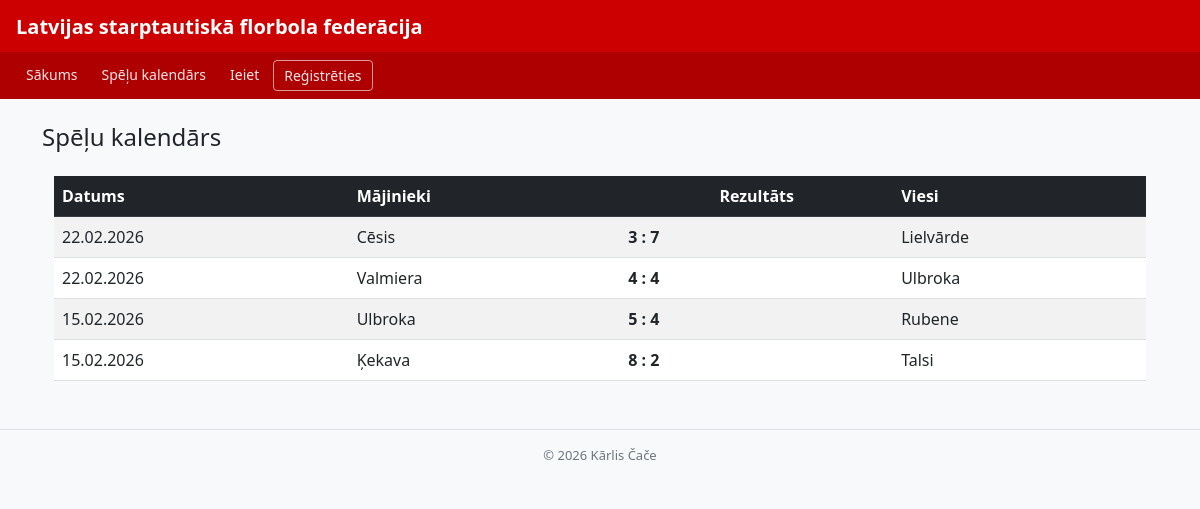
Screenshot of /speles/1 with the database file from the repository.
### tables this page shows
CREATE TABLE speles (
            id                 INTEGER PRIMARY KEY AUTOINCREMENT,
            liga_id            INTEGER NOT NULL,
            majas_komanda_id   INTEGER NOT NULL,
            viesi_komanda_id   INTEGER NOT NULL,
            majas_varti        INTEGER NOT NULL DEFAULT 0,
            viesi_varti        INTEGER NOT NULL DEFAULT 0,
            datums             TEXT NOT NULL,
            FOREIGN KEY (liga_id)          REFERENCES ligas(id),
            FOREIGN KEY (majas_komanda_id) REFERENCES komandas(id),
            FOREIGN KEY (viesi_komanda_id) REFERENCES komandas(id)
        );

CREATE TABLE komandas (
            id        INTEGER PRIMARY KEY AUTOINCREMENT,
            nosaukums TEXT NOT NULL,
            liga_id   INTEGER NOT NULL,
            FOREIGN KEY (liga_id) REFERENCES ligas(id)
        );

### app.py (the view)
@app.route("/speles/<int:liga_id>")#spēļu saraksta lapa, kurā rāda visas pieejamās līgas spēles
def speles(liga_id):
    conn = get_db()
    speles_saraksts = conn.execute("""
        SELECT s.id, s.datums, s.majas_varti, s.viesi_varti,
               m.nosaukums AS majas_vards,
               v.nosaukums AS viesi_vards
        FROM speles s
        JOIN komandas m ON s.majas_komanda_id = m.id
        JOIN komandas v ON s.viesi_komanda_id = v.id
        WHERE s.liga_id = ?
        ORDER BY s.datums DESC
    """, (liga_id,)).fetchall()
    conn.close()
    return render_template("speles.html", speles=speles_saraksts)

### app.py (called while the page is built)
def get_db(): #izveido savienojumu ar datubāzi
    conn = sqlite3.connect(fails, check_same_thread=False)
    conn.execute("PRAGMA foreign_keys = ON")
    conn.row_factory = sqlite3.Row
    return conn

### templates/speles.html (shortened to what this page needs)
{% extends "pamats.html" %}
{% block content %}
<div class="d-flex justify-content-between align-items-center mb-3">
    <h4 class="mb-0">Spēļu kalendārs</h4>
</div>
<div class="container mt-4">
    <table class="table table-hover table-striped">
        <thead class="table-dark">
            <tr>
                <th>Datums</th>
                <th>Mājinieki</th>
                <th class="text-center">Rezultāts</th>
                <th>Viesi</th>
            </tr>
        </thead>
        <tbody>
            {% for spele in speles %}
            <tr>
                <td>{{ spele.datums }}</td>
                <td>{{ spele.majas_vards }}</td>
                <td><strong>{{ spele.majas_varti }} : {{ spele.viesi_varti }}</strong></td>
                <td>{{ spele.viesi_vards }}</td>
            </tr>
            {% endfor %}
        </tbody>
    </table>
</div>
{% endblock %}

### templates/pamats.html (style rules this page uses)
body { background: #f8f9fa; }

### rows the page displays
speles: datums "22.02.2026", majas_vards "Cēsis", majas_varti "3", viesi_varti "7", viesi_vards "Lielvārde"
speles: datums "22.02.2026", majas_vards "Valmiera", majas_varti "4", viesi_varti "4", viesi_vards "Ulbroka"
speles: datums "15.02.2026", majas_vards "Ulbroka", majas_varti "5", viesi_varti "4", viesi_vards "Rubene"
speles: datums "15.02.2026", majas_vards "Ķekava", majas_varti "8", viesi_varti "2", viesi_vards "Talsi"
